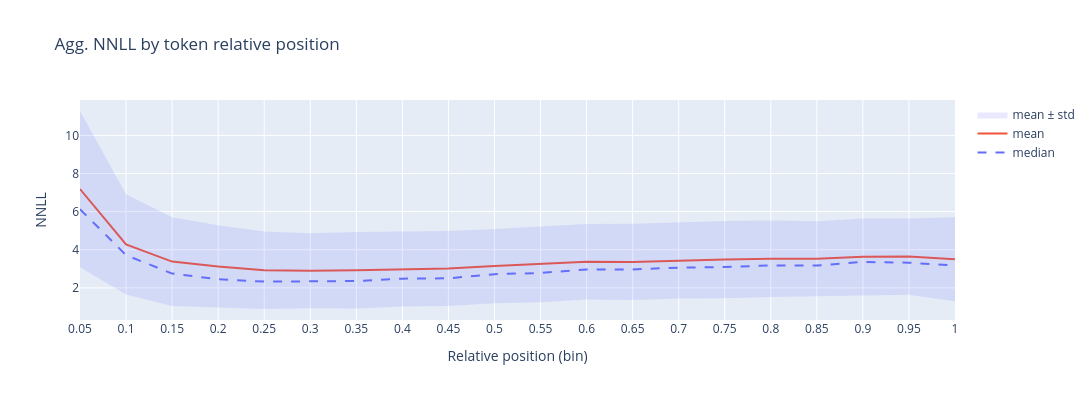

Notebook code cell kept with this figure:
### Code cell
POSITION_BIN_SIZE = 0.05
# NNLL_PERCENTILES = [10, 25, 75, 90]


def plot_nnll_by_position(df: pd.DataFrame, title_suffix: str | None = None) -> go.Figure:
    df = df.copy()
    bins = np.arange(0, 1 + POSITION_BIN_SIZE, POSITION_BIN_SIZE)
    bin_labels = np.round(bins[1:], 10)

    position_bins = pd.cut(df["pivotal_token_relative_position"], bins=bins, include_lowest=True)

    agg_df = df.groupby(position_bins, observed=True)["nnll"].agg(
        mean="mean",
        median="median",
        std="std",
        # **{f"p{p}": lambda x, p=p: x.quantile(p / 100) for p in NNLL_PERCENTILES},
    )
    agg_df.index = bin_labels
    agg_df.index.name = "position_bin"
    agg_df = agg_df.reset_index()

    traces_config = [
        # *[(f"p{p}", "dot", 1) for p in NNLL_PERCENTILES],
        ("median", "dash", 2),
        ("mean", None, 2),
    ]

    std_color = "rgba(99, 110, 250, 0.15)"
    traces = [
        go.Scatter(
            x=agg_df["position_bin"], y=agg_df[name],
            mode="lines", name=name,
            line=dict(dash=dash, width=width),
        )
        for name, dash, width in traces_config
    ]
    traces.extend([
        go.Scatter(
            x=agg_df["position_bin"], y=agg_df["mean"] - agg_df["std"],
            mode="lines", line=dict(width=0), showlegend=False,
        ),
        go.Scatter(
            x=agg_df["position_bin"], y=agg_df["mean"] + agg_df["std"],
            mode="lines", name="mean ± std",
            line=dict(width=0),
            fill="tonexty", fillcolor=std_color,
        ),
    ])

    fig = go.Figure(traces)
    title = "Agg. NNLL by token relative position"
    if title_suffix:
        title += title_suffix
    fig.update_layout(
        title=title,
        xaxis_title="Relative position (bin)",
        yaxis_title="NNLL",
        xaxis=dict(tickvals=bin_labels),
        height=400,
        width=1200
    )
    return fig


plot_nnll_by_position(prep_df)

### Figure 1 — Plotly figure (JSON) as saved in the notebook; plotly's stock layout.template omitted (floating-point values rounded to 4 significant figures)
{"data": [{"line": {"dash": "dash", "width": 2}, "mode": "lines", "name": "median", "type": "scatter", "x": [0.05, 0.1, 0.15, 0.2, 0.25, 0.3, 0.35, 0.4, 0.45, 0.5, 0.55, 0.6, 0.65, 0.7, 0.75, 0.8, 0.85, 0.9, 0.95, 1.0], "y": [6.125, 3.719, 2.75, 2.453, 2.328, 2.328, 2.359, 2.484, 2.5, 2.719, 2.781, 2.969, 2.969, 3.062, 3.094, 3.18, 3.172, 3.359, 3.32, 3.172]}, {"line": {"width": 2}, "mode": "lines", "name": "mean", "type": "scatter", "x": [0.05, 0.1, 0.15, 0.2, 0.25, 0.3, 0.35, 0.4, 0.45, 0.5, 0.55, 0.6, 0.65, 0.7, 0.75, 0.8, 0.85, 0.9, 0.95, 1.0], "y": [7.183, 4.283, 3.38, 3.125, 2.925, 2.9, 2.923, 2.983, 3.012, 3.141, 3.238, 3.367, 3.362, 3.433, 3.484, 3.528, 3.526, 3.633, 3.641, 3.506]}, {"line": {"width": 0}, "mode": "lines", "showlegend": false, "type": "scatter", "x": [0.05, 0.1, 0.15, 0.2, 0.25, 0.3, 0.35, 0.4, 0.45, 0.5, 0.55, 0.6, 0.65, 0.7, 0.75, 0.8, 0.85, 0.9, 0.95, 1.0], "y": [3.088, 1.651, 1.053, 0.9699, 0.8914, 0.9343, 0.9182, 1.019, 1.045, 1.193, 1.24, 1.385, 1.364, 1.439, 1.453, 1.526, 1.556, 1.622, 1.644, 1.302]}, {"fill": "tonexty", "fillcolor": "rgba(99, 110, 250, 0.15)", "line": {"width": 0}, "mode": "lines", "name": "mean ± std", "type": "scatter", "x": [0.05, 0.1, 0.15, 0.2, 0.25, 0.3, 0.35, 0.4, 0.45, 0.5, 0.55, 0.6, 0.65, 0.7, 0.75, 0.8, 0.85, 0.9, 0.95, 1.0], "y": [11.28, 6.914, 5.706, 5.28, 4.959, 4.865, 4.928, 4.946, 4.979, 5.09, 5.235, 5.35, 5.36, 5.428, 5.514, 5.53, 5.496, 5.644, 5.638, 5.71]}], "layout": {"height": 400, "title": {"text": "Agg. NNLL by token relative position"}, "width": 1200, "xaxis": {"tickvals": [0.05, 0.1, 0.15, 0.2, 0.25, 0.3, 0.35, 0.4, 0.45, 0.5, 0.55, 0.6, 0.65, 0.7, 0.75, 0.8, 0.85, 0.9, 0.95, 1.0], "title": {"text": "Relative position (bin)"}}, "yaxis": {"title": {"text": "NNLL"}}}}
